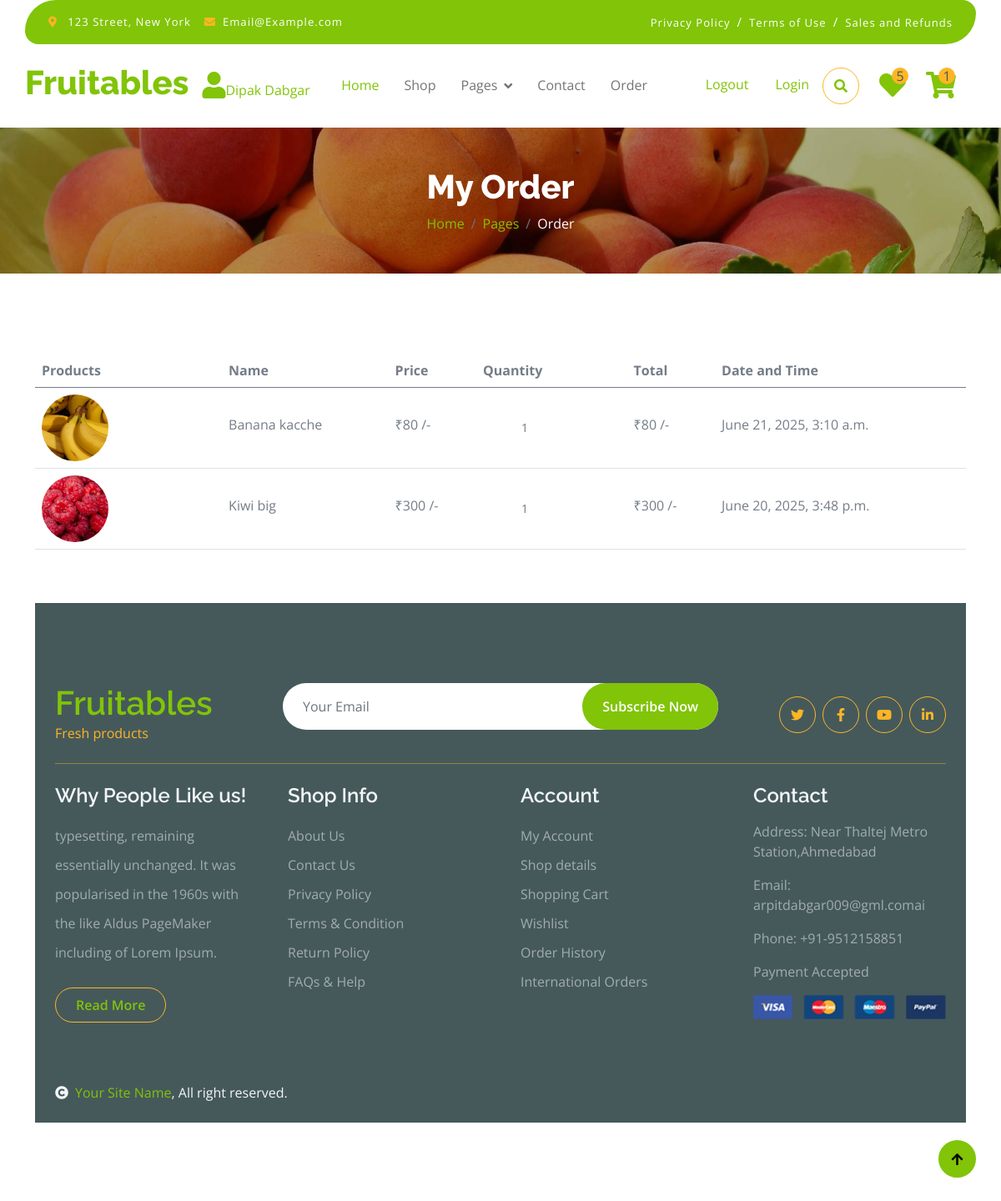
/order (signed in), run on an earlier commit of the app's database.
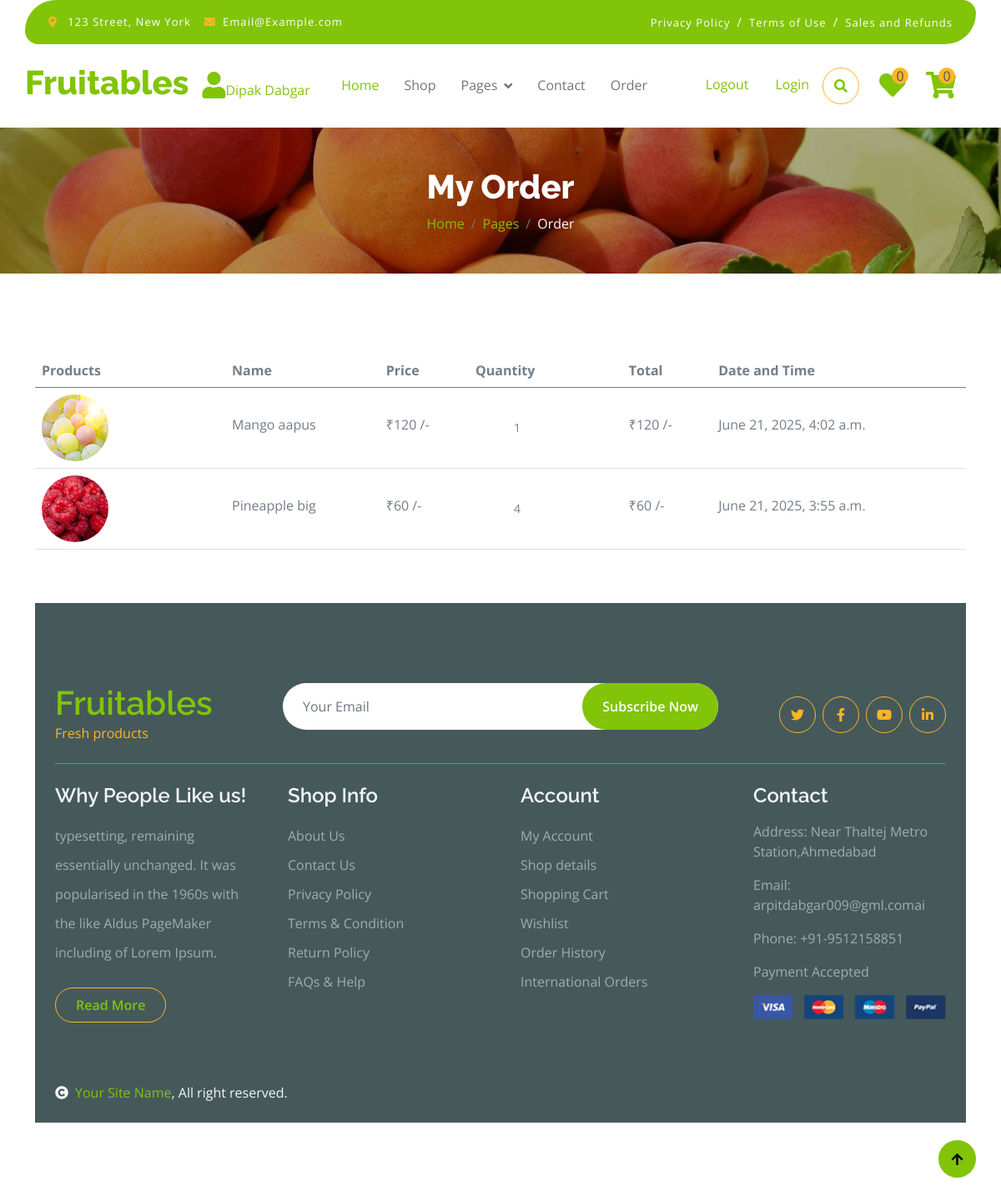
And on a later commit of the database.
### myapp/models.py (models this page shows, shortened)
class Order(models.Model):
    user_id=models.ForeignKey(User,on_delete=models.CASCADE,blank=True,null=True)
    product_id=models.ForeignKey(Product,on_delete=models.CASCADE,blank=True,null=True)
    order_id=models.CharField(max_length=100,blank=True,null=True)
    image=models.ImageField(upload_to="madia",blank=True,null=True)
    name=models.CharField(max_length=100,blank=True,null=True)
    price=models.IntegerField()
    quantity=models.IntegerField(blank=True,null=True)
    total_price=models.IntegerField(blank=True,null=True)
    date_time=models.DateTimeField(auto_now_add=True,blank=True,null=True)

### myapp/views.py (the view)
# urls.py: path('order', views.order, name='order'),
def order(request):
        if "email" in request.session:
            uid=User.objects.get(email=request.session["email"])
            wish_count=Add_to_wishlist.objects.filter(user_id=uid).count()
            cart_count=Add_to_cart.objects.filter(user_id=uid).count()
            order_i= Order.objects.filter(user_id=uid).order_by("-id")
            con={"wish_count":wish_count,"cart_count":cart_count,"uid":uid,"order_i":order_i}
            return render(request,"order.html",con)
        else:
            return render(request,"login.html")

### myapp/templates/order.html (shortened to what this page needs)
{% extends "index.html" %}
{% load static %}
{% block content %}
        <div class="container-fluid page-header py-5">
            <h1 class="text-center text-white display-6">My Order</h1>
            <ol class="breadcrumb justify-content-center mb-0">
                <li class="breadcrumb-item"><a href="#">Home</a></li>
                <li class="breadcrumb-item"><a href="#">Pages</a></li>
                <li class="breadcrumb-item active text-white">Order</li>
            </ol>
        </div>
        <div class="container-fluid py-5">
            <div class="container py-5">
                <div class="table-responsive">
                    <table class="table">
                        <thead>
                          <tr>
                            <th scope="col">Products</th>
                            <th scope="col">Name</th>
                            <th scope="col">Price</th>
                            <th scope="col">Quantity</th>
                            <th scope="col">Total</th>
                            <th scope="col">Date and Time</th>
                          </tr>
                        </thead>
                        <tbody>
                            {% for i in order_i %}
                            <tr>
                                <th scope="row">
                                    <div class="d-flex align-items-center">
                                        <img src="{{ i.image.url}}" class="img-fluid me-5 rounded-circle" style="width: 80px; height: 80px;" alt="">
                                    </div>
                                </th>
                                <td>
                                    <p class="mb-0 mt-4">{{i.name}}</p>
                                </td>
                                <td>
                                    <p class="mb-0 mt-4">₹{{i.price}} /-</p>
                                </td>
                                <td>
                                    <div class="input-group quantity mt-4" style="width: 100px;">
                                        <input type="text" class="form-control form-control-sm text-center border-0" value="{{i.quantity}}">
                                    </div>
                                </td>
                                <td>
                                    <p class="mb-0 mt-4">₹{{i.total_price}} /-</p>
                                </td>
                                <td>
                                    <p class="mb-0 mt-4">{{ i.date_time}}</p>
                                </td>
                            </tr>
                            {% endfor %}
                        </tbody>
                    </table>
                </div>
{% endblock %}

### myapp/templates/index.html (shortened to what the changed rows need)
{% load static %}
<!DOCTYPE html>
<html lang="en">
    <head>
        <link rel="stylesheet" href="https://use.fontawesome.com/releases/v5.15.4/css/all.css"/>
        <link href="https://cdn.jsdelivr.net/npm/bootstrap-icons@1.4.1/font/bootstrap-icons.css" rel="stylesheet">
        <link href="{% static 'lib/lightbox/css/lightbox.min.css' %}" rel="stylesheet">
        <link href="{% static 'lib/owlcarousel/assets/owl.carousel.min.css' %}" rel="stylesheet">
        <link href="{% static 'css/bootstrap.min.css' %}" rel="stylesheet">
        <link href="{% static 'css/style.css' %}" rel="stylesheet">
    </head>
    <body>
        <div class="container-fluid fixed-top">
            <div class="container px-0">
                <nav class="navbar navbar-light bg-white navbar-expand-xl">
                    <a href="{% url 'index' %}" class="navbar-brand"><h1 class="text-primary display-6">Fruitables</h1></a>
                    <div class="collapse navbar-collapse bg-white" id="navbarCollapse">
                        <div class="d-flex m-3 me-0">
                            <a href="{% url 'wishlist' %}" class="position-relative me-4 my-auto">
                                <i class="fa fa-heart fa-2x"></i>
                                <span class="position-absolute bg-secondary rounded-circle d-flex align-items-center justify-content-center text-dark px-1" style="top: -5px; left: 15px; height: 20px; min-width: 20px;">{{wish_count}}</span>
                            </a>
                            <a href="{% url 'cart' %}" class="position-relative me-4 my-auto">
                                <i class="fa fa-shopping-cart fa-2x"></i>
                                <span class="position-absolute bg-secondary rounded-circle d-flex align-items-center justify-content-center text-dark px-1" style="top: -5px; left: 15px; height: 20px; min-width: 20px;">{{cart_count}}</span>
                            </a>
                        </div>
                    </div>
                </nav>
            </div>
        </div>
{% block content %}{% endblock %}
        <div class="container-fluid bg-dark text-white-50 footer pt-5 mt-5">
            <div class="container py-5">
                <div class="pb-4 mb-4" style="border-bottom: 1px solid rgba(226, 175, 24, 0.5) ;">
                    <div class="row g-4">
                        <div class="col-lg-3">
                            <a href="#">
                                <h1 class="text-primary mb-0">Fruitables</h1>
                            </a>
                        </div>
                    </div>
                </div>
            </div>
        </div>
    </body>
</html>

What changed in the data, as far as the page shows it:
removed Order: image (picture), name "Banana kacche", price "80", quantity "1", total_price "80", date_time "June 21, 2025, 3:10 a.m."
removed Order: image (picture), name "Kiwi big", price "300", quantity "1", total_price "300", date_time "June 20, 2025, 3:48 p.m."
added Order: image (picture), name "Mango aapus", price "120", quantity "1", total_price "120", date_time "June 21, 2025, 4:02 a.m."
added Order: image (picture), name "Pineapple big", price "60", quantity "4", total_price "60", date_time "June 21, 2025, 3:55 a.m."
Also different on the page:
{{ wish_count }}: "5" → "0"
{{ cart_count }}: "1" → "0"
